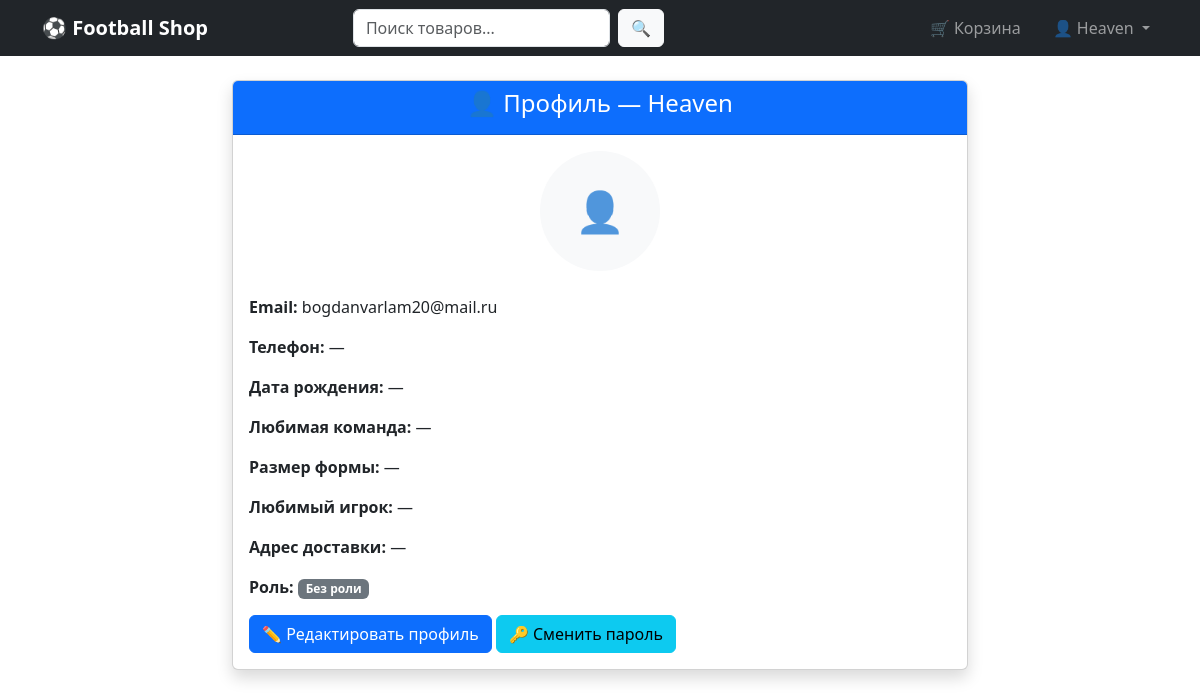
The page /accounts/profile/ (signed in) on the database as committed earlier.
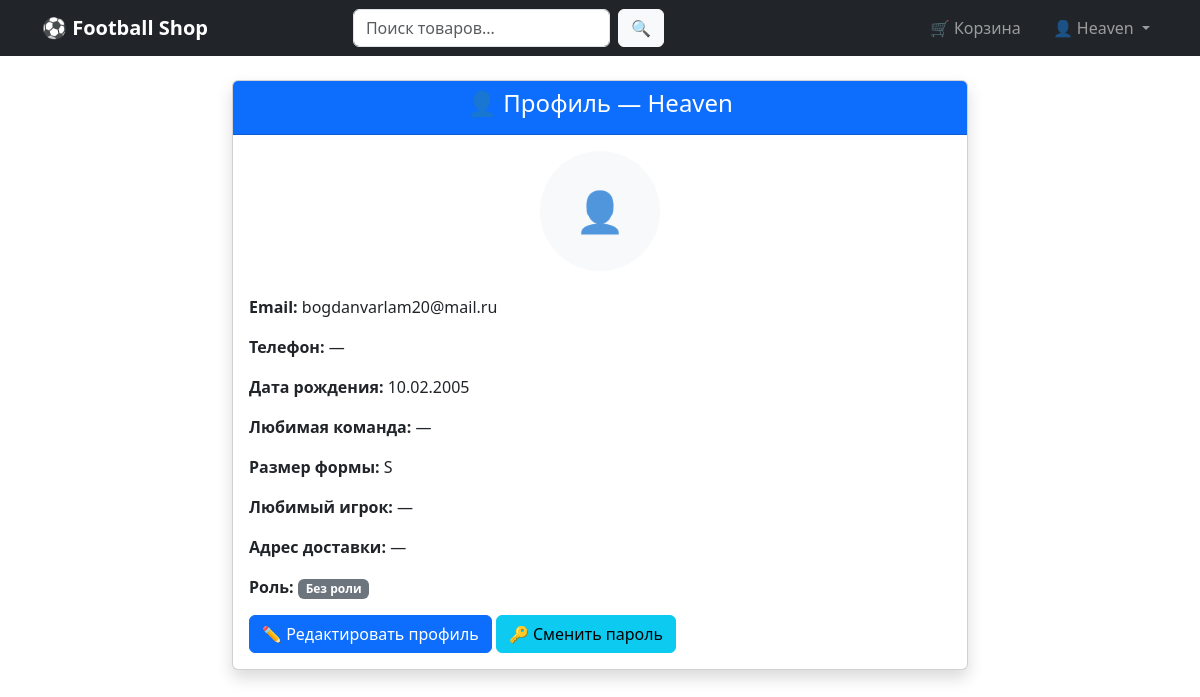
The same page on the database as committed later.
### accounts/models.py (models this page shows, shortened)
class Profile(models.Model):
    user = models.OneToOneField(User, on_delete=models.CASCADE, related_name='profile')
    phone = models.CharField(
        max_length=15,
        blank=True,
        validators=[RegexValidator(regex=r'^\+?1?\d{9,15}$', message="Введите корректный номер телефона")]
    )
    address = models.TextField(blank=True)
    date_of_birth = models.DateField(null=True, blank=True)
    avatar = models.ImageField(
        upload_to='avatars/',
        blank=True,
        null=True,
        verbose_name="Аватарка"
    )
    favorite_team = models.CharField(
        max_length=100,
        blank=True,
        verbose_name="Любимая команда"
    )
    shirt_size = models.CharField(
        max_length=5,
        choices=[
            ('XS', 'XS'), ('S', 'S'), ('M', 'M'),
            ('L', 'L'), ('XL', 'XL'), ('XXL', 'XXL')
        ],
        blank=True,
        verbose_name="Размер формы"
    )
    favorite_player = models.CharField(
        max_length=100,
        blank=True,
        verbose_name="Любимый игрок"
    )
    latitude = models.FloatField(null=True, blank=True, verbose_name="Широта")
    longitude = models.FloatField(null=True, blank=True, verbose_name="Долгота")

### accounts/views.py (the view)
# urls.py: path('profile/', views.profile, name='profile'),
@login_required
def profile(request):
    user = request.user
    profile_obj = user.profile
    if user.groups.filter(name="Manager").exists():
        role = "Менеджер"
        role_class = "bg-warning"
    elif user.groups.filter(name="Customer").exists():
        role = "Покупатель"
        role_class = "bg-success"
    else:
        role = "Без роли"
        role_class = "bg-secondary"
    context = {
        'profile': profile_obj,
        'role': role,
        'role_class': role_class,
    }
    return render(request, 'accounts/profile.html', context)

### templates/accounts/profile.html (shortened to what this page needs)
{% extends 'base.html' %}
{% block content %}
<div class="row justify-content-center">
    <div class="col-md-8">
        <div class="card shadow">
            <div class="card-header bg-primary text-white text-center">
                <h4>👤 Профиль — {{ user.username }}</h4>
            </div>
            <div class="card-body">
                <div class="text-center mb-4">
                    {% if profile.avatar %}
                        <img src="{{ profile.avatar.url }}" alt="Аватар" class="rounded-circle" width="120" height="120">
                    {% else %}
                        <div class="rounded-circle bg-light d-inline-flex align-items-center justify-content-center" style="width: 120px; height: 120px;">
                            <span class="text-muted fs-1">👤</span>
                        </div>
                    {% endif %}
                </div>
                <p><strong>Email:</strong> {{ user.email|default:"—" }}</p>
                <p><strong>Телефон:</strong> {{ profile.phone|default:"—" }}</p>
                <p><strong>Дата рождения:</strong> {{ profile.date_of_birth|date:"d.m.Y"|default:"—" }}</p>
                <p><strong>Любимая команда:</strong> {{ profile.favorite_team|default:"—" }}</p>
                <p><strong>Размер формы:</strong> {{ profile.shirt_size|default:"—" }}</p>
                <p><strong>Любимый игрок:</strong> {{ profile.favorite_player|default:"—" }}</p>
                <p><strong>Адрес доставки:</strong> {{ profile.address|default:"—" }}</p>
                <p><strong>Роль:</strong>
                    <span class="badge {{ role_class }}">{{ role }}</span>
                </p>
                <a href="{% url 'accounts:edit_profile' %}" class="btn btn-primary">✏️ Редактировать профиль</a>
                <a href="{% url 'accounts:change_password' %}" class="btn btn-info">🔑 Сменить пароль</a>
            </div>
        </div>
    </div>
</div>
{% endblock %}

Rows that differ between the two databases and show on the page:
changed Profile: date_of_birth "—" → "10.02.2005"; shirt_size "—" → "S"
